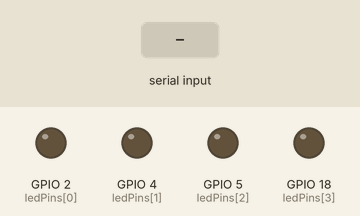
Recording of a program running on a simulated ESP32. On the bench: output pins drawn as LEDs (lit = HIGH). The test bench sets the inputs (shaded band). What the program prints to the serial monitor is not drawn.

Above: at 1.2 s.
1.3 s: "1\n" received over Serial
At 2.0 s:
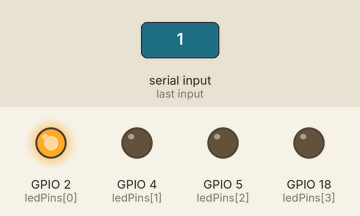
2.8 s: "2\n" received over Serial
At 3.2 s:
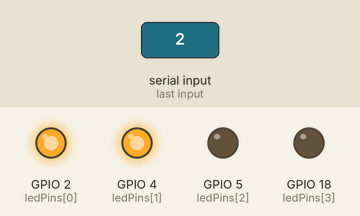
4.3 s: "3\n" received over Serial
At 5.5 s:
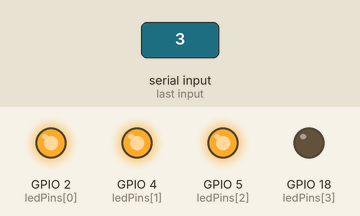
5.8 s: "4\n" received over Serial
At 6.7 s:
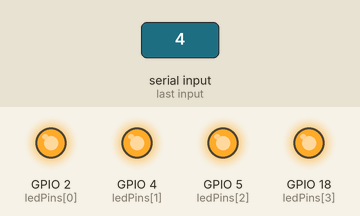
7.3 s: "1\n" received over Serial
At 7.8 s:
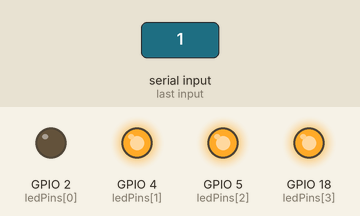
8.8 s: "2\n" received over Serial
At 10.1 s:
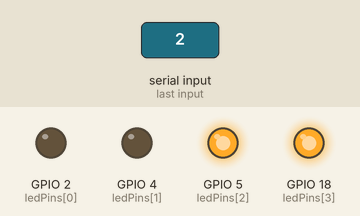
Timing chart, 0 to 11.3 s (numbered marks = the images above; inputs shaded):
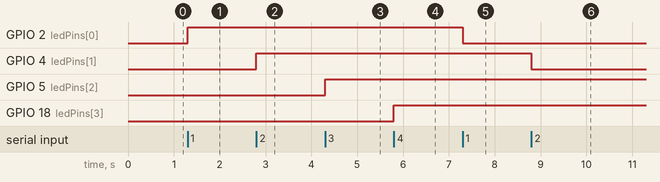

The program:

main.cpp
```cpp
#include <Arduino.h>

// LED 引脚定义
const int ledPins[] = {2, 4, 5, 18};
const int ledCount = sizeof(ledPins) / sizeof(ledPins[0]);

// LED 当前状态（false=灭, true=亮）
bool ledState[] = {false, false, false, false};

// 用于拼接串口接收的字符串
String inputString = "";

void setup() {
  Serial.begin(115200);

  for (int i = 0; i < ledCount; i++) {
    pinMode(ledPins[i], OUTPUT);
    digitalWrite(ledPins[i], LOW);
  }

  Serial.println("ESP32 串口 LED 控制就绪");
  Serial.println("发送 1/2/3/4 切换对应 LED");
}

void toggleLed(int index) {
  if (index < 0 || index >= ledCount) return;  // 无效指令，忽略

  ledState[index] = !ledState[index];
  digitalWrite(ledPins[index], ledState[index] ? HIGH : LOW);

  // 发送反馈
  Serial.print("LED");
  Serial.print(index + 1);
  Serial.println(ledState[index] ? "亮" : "灭");
}

void loop() {
  while (Serial.available() > 0) {
    char inChar = Serial.read();

    if (inChar == '\n' || inChar == '\r') {
      // 收到换行，处理指令
      inputString.trim();

      if (inputString == "1") {
        toggleLed(0);
      } else if (inputString == "2") {
        toggleLed(1);
      } else if (inputString == "3") {
        toggleLed(2);
      } else if (inputString == "4") {
        toggleLed(3);
      } else {
        // 无效指令，不执行动作，但打印提示
        Serial.print("未知指令: ");
        Serial.println(inputString);
      }

      inputString = "";  // 清空，准备接收下一条
    } else {
      inputString += inChar;  // 拼接字符
    }
  }
}
```

Measured:
- after the input at 1.3 s, GPIO 2 (ledPins[0]): LOW → HIGH at once
- after the input at 2.8 s, GPIO 4 (ledPins[1]): LOW → HIGH at once
- after the input at 4.3 s, GPIO 5 (ledPins[2]): LOW → HIGH at once
- after the input at 5.8 s, GPIO 18 (ledPins[3]): LOW → HIGH at once
- after the input at 7.3 s, GPIO 2 (ledPins[0]): HIGH → LOW at once
- after the input at 8.8 s, GPIO 4 (ledPins[1]): HIGH → LOW at once
